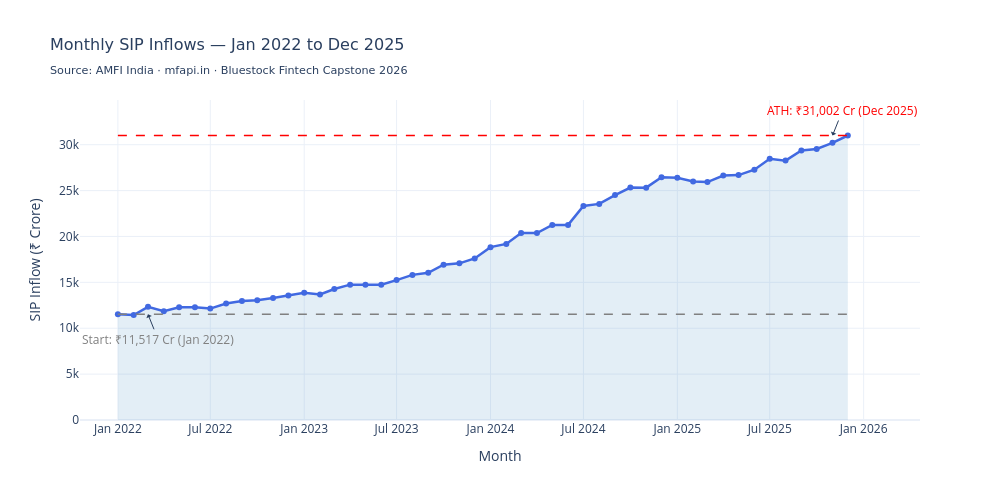

Notebook code for this chart:
### Markdown cell above
## Chart 03 — SIP Inflow Time-Series with Milestone Annotation

### Code cell
# --- Chart 3: SIP Inflow Trend ---
df_sip_plot = df_sip.copy()
df_sip_plot['parsed_month'] = pd.to_datetime(df_sip_plot['month'] + '-01')
df_sip_plot = df_sip_plot.sort_values('parsed_month')

x_dates = df_sip_plot['parsed_month'].dt.strftime('%Y-%m-%d').tolist()
min_date = df_sip_plot['parsed_month'].min().strftime('%Y-%m-%d')
max_date = df_sip_plot['parsed_month'].max().strftime('%Y-%m-%d')

fig = go.Figure()
fig.add_trace(go.Scatter(
    x=x_dates,
    y=df_sip_plot['sip_inflow_crore'],
    mode='lines+markers',
    name='SIP Inflow',
    line=dict(color='royalblue', width=2.5),
    fill='tozeroy',
    fillcolor='rgba(31,119,180,0.12)'
))

fig.add_shape(type='line', x0=min_date, x1=max_date, y0=31002, y1=31002, line=dict(color='Red', width=1.5, dash='dash'))
fig.add_shape(type='line', x0=min_date, x1=max_date, y0=11517, y1=11517, line=dict(color='Gray', width=1.5, dash='dash'))

fig.add_annotation(x=df_sip_plot['parsed_month'].iloc[-2].strftime('%Y-%m-%d'), y=31002, text='ATH: ₹31,002 Cr (Dec 2025)', showarrow=True, arrowhead=1, ax=10, ay=-25, font=dict(color='red'))
fig.add_annotation(x=df_sip_plot['parsed_month'].iloc[2].strftime('%Y-%m-%d'), y=11517, text='Start: ₹11,517 Cr (Jan 2022)', showarrow=True, arrowhead=1, ax=10, ay=25, font=dict(color='gray'))

fig.update_layout(
    title=dict(text=f'Monthly SIP Inflows — Jan 2022 to Dec 2025<br><sub>{SUBTITLE}</sub>', font=dict(size=16, family='DejaVu Sans')),
    xaxis_title='Month', yaxis_title='SIP Inflow (₹ Crore)', template='plotly_white', width=1000, height=500
)
fig.write_image(str(CHARTS / 'chart_03_sip_inflow_trend.png'))
fig.show()
print('Chart 3 saved.')

### Figure 1 — Plotly figure (JSON) as saved in the notebook; plotly's stock layout.template omitted (floating-point values rounded to 4 significant figures)
{"data": [{"fill": "tozeroy", "fillcolor": "rgba(31,119,180,0.12)", "line": {"color": "royalblue", "width": 2.5}, "mode": "lines+markers", "name": "SIP Inflow", "type": "scatter", "x": ["2022-01-01", "2022-02-01", "2022-03-01", "2022-04-01", "2022-05-01", "2022-06-01", "2022-07-01", "2022-08-01", "2022-09-01", "2022-10-01", "2022-11-01", "2022-12-01", "2023-01-01", "2023-02-01", "2023-03-01", "2023-04-01", "2023-05-01", "2023-06-01", "2023-07-01", "2023-08-01", "2023-09-01", "2023-10-01", "2023-11-01", "2023-12-01", "2024-01-01", "2024-02-01", "2024-03-01", "2024-04-01", "2024-05-01", "2024-06-01", "2024-07-01", "2024-08-01", "2024-09-01", "2024-10-01", "2024-11-01", "2024-12-01", "2025-01-01", "2025-02-01", "2025-03-01", "2025-04-01", "2025-05-01", "2025-06-01", "2025-07-01", "2025-08-01", "2025-09-01", "2025-10-01", "2025-11-01", "2025-12-01"], "y": [11517, 11438, 12328, 11863, 12286, 12276, 12140, 12694, 12976, 13040, 13306, 13573, 13856, 13687, 14276, 14749, 14749, 14734, 15245, 15814, 16042, 16928, 17073, 17610, 18838, 19187, 20371, 20371, 21262, 21262, 23332, 23547, 24509, 25323, 25320, 26459, 26400, 25999, 25926, 26632, 26688, 27274, 28464, 28265, 29361, 29529, 30200, 31002]}], "layout": {"annotations": [{"arrowhead": 1, "ax": 10, "ay": -25, "font": {"color": "red"}, "showarrow": true, "text": "ATH: ₹31,002 Cr (Dec 2025)", "x": "2025-11-01", "y": 31002}, {"arrowhead": 1, "ax": 10, "ay": 25, "font": {"color": "gray"}, "showarrow": true, "text": "Start: ₹11,517 Cr (Jan 2022)", "x": "2022-03-01", "y": 11517}], "height": 500, "shapes": [{"line": {"color": "Red", "dash": "dash", "width": 1.5}, "type": "line", "x0": "2022-01-01", "x1": "2025-12-01", "y0": 31002, "y1": 31002}, {"line": {"color": "Gray", "dash": "dash", "width": 1.5}, "type": "line", "x0": "2022-01-01", "x1": "2025-12-01", "y0": 11517, "y1": 11517}], "title": {"font": {"family": "DejaVu Sans", "size": 16}, "text": "Monthly SIP Inflows — Jan 2022 to Dec 2025<br><sub>Source: AMFI India · mfapi.in · Bluestock Fintech Capstone 2026</sub>"}, "width": 1000, "xaxis": {"title": {"text": "Month"}}, "yaxis": {"title": {"text": "SIP Inflow (₹ Crore)"}}}}
